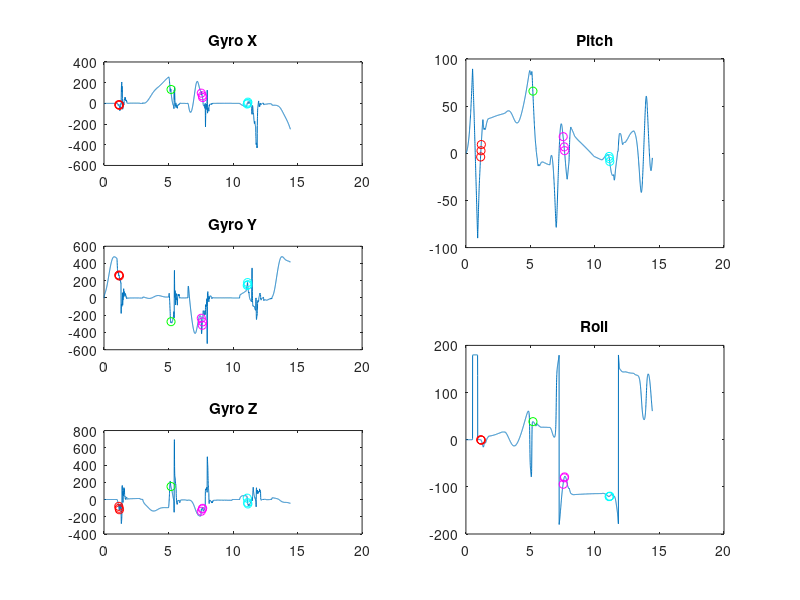

Recreate this plot in MATLAB.
%% MuJoCo Fall Detection Algorithm
% Detect falls and determine different falls depending on Euler angles and
% gyroscope data received from MuJoCo simulations.

clear all; close all; clc;

% Open data files
sim_data = csvread('trial5.csv');
eul_data = csvread('eulers_trial5.csv');  % Place holder file name

% Extract relevant data points
gyro_x = sim_data(:, 1) * 180/pi;
gyro_y = sim_data(:, 2) * 180/pi;
gyro_z = sim_data(:, 3) * 180/pi;
pitch = eul_data(:, 2);
roll = eul_data(:, 3);

%% Pseudocode 1: Pure thresholds
% Check every point for fitting the fall parameters
% Raise a different flags for which fall gets noticed
% If the flag doesn't get flagged the again, turn flag off
% At 40 ticks, output if fall is sensed
forward_flag = 0;
slip_flag = 0;
faint_flag = 0;
left_flag = 0;
time_ticks = 0;
fall_flag = 0;
debounce_count = 0;
% data_ticks = 1;

for data_ticks = 1:length(sim_data)
    roll_curr = roll(data_ticks);
    pitch_curr = pitch(data_ticks);
    xrate_curr = gyro_x(data_ticks);
    yrate_curr = gyro_y(data_ticks);
    zrate_curr = gyro_z(data_ticks);
    
    if ((roll_curr <= -0.26) && (pitch_curr >= -1.28) && (abs(xrate_curr) >= 10.88) && (abs(zrate_curr) >= 86))
        forward_flag = forward_flag + 1;
    elseif ((roll_curr >= 11.44) && (pitch_curr <= 38.5) && (xrate_curr <= 152.19) && (yrate_curr <= -49.8) && (zrate_curr >= 74.4))
        faint_flag = faint_flag + 1;
    elseif ((roll_curr <= -111.6) && (pitch_curr >= -71.6) && (xrate_curr >= -77.8) && (yrate_curr <= -29.5) && (zrate_curr <= -6.7))
        slip_flag = slip_flag + 1;
    elseif ((roll_curr >= 35.5) && (pitch_curr >= -47.4) && (xrate_curr <= 25.6) && (yrate_curr <= 183.1) && (zrate_curr >= -107.1))
        left_flag = left_flag + 1;
    else
        forward_flag = 0;
        faint_flag = 0;
        slip_flag = 0;
        left_flag = 0;
    end
    
    if forward_flag >= 15
        forward_flag = 0;
        out = sprintf("%d Quick forward fall detected", data_ticks);
        disp(out)
    end
    if faint_flag >= 15
        faint_flag = 0;
        out = sprintf("%d Quick Faint fall detected", data_ticks);
        disp(out)
    end
    if slip_flag >= 15
        slip_flag = 0;
        out = sprintf("%d Quick Slip Fall detected", data_ticks);
        disp(out)
    end
    if left_flag >= 15
        left_flag = 0;
        out = sprintf("%d Quick Left Fall detected", data_ticks);
        disp(out)
    end
    
    time_ticks = time_ticks + 1;
    if time_ticks == 40
        if forward_flag >= 5
            forward_flag = 0;
            out = sprintf("%d Forward fall detected", data_ticks);
            disp(out)
        elseif faint_flag >= 5
            faint_flag = 0;
            out = sprintf("%d Faint fall detected", data_ticks);
            disp(out)
%             disp("Faint fall detected")
        elseif slip_flag >= 5
            slip_flag = 0;
            out = sprintf("%d Slip fall detected", data_ticks);
            disp(out)
        elseif left_flag >= 5
            left_flag = 0;
            out = sprintf("%d Left fall detected", data_ticks);
            disp(out)
        end
        time_ticks = 0;
    end
end

%% Pseudocode 2: 

% init: 
% buffer of 40 values (each euler)

% loop:
% get new data
% compare difference with oldest value
% update oldest
clear all; close all; clc;

% Open data files
sim_data = csvread('trial5.csv');
eul_data = csvread('eulers_trial5.csv');  % Place holder file name

% Extract relevant data points
gyro_x = sim_data(:, 1) * 180/pi;
gyro_y = sim_data(:, 2) * 180/pi;
gyro_z = sim_data(:, 3) * 180/pi;
pitch = eul_data(:, 2);
roll = eul_data(:, 3);

circBuff_roll = zeros(40);
circBuff_pitch = zeros(40);
circBuff_gyrox = zeros(40);
circBuff_gyroy = zeros(40);
circBuff_gyroz = zeros(40);
data_ticks = 1;
forward_debounce = 0;
slip_debounce = 0;
faint_debounce = 0;
left_debounce = 0;

time = 0:1/200:(length(sim_data) - 1)/200;
figure(1)
a = subplot(3, 2, 1);
plot(time, gyro_x)
title("Gyro X")
hold on
b = subplot(3, 2, 3);
plot(time, gyro_y)
title("Gyro Y")
hold on
c = subplot(3, 2, 5);
plot(time, gyro_z)
title("Gyro Z")
hold on
d = subplot(2, 2, 2);
plot(time, pitch)
title("Pitch")
hold on
e = subplot(2, 2, 4);
plot(time, roll)
title("Roll")
hold on

for i = 1:40
    circBuff_roll(i) = roll(i);
    circBuff_pitch(i) = pitch(i);
    circBuff_gyrox(i) = gyro_x(i);
    circBuff_gyroy(i) = gyro_y(i);
    circBuff_gyroz(i) = gyro_z(i);
    data_ticks = data_ticks + 1;
end

for i = 40:length(roll)
    diffRoll = roll(i) - circBuff_roll(mod(i, 40) + 1);
    diffPitch = pitch(i) - circBuff_pitch(mod(i, 40) + 1);
    diffGyroX = gyro_x(i) - circBuff_gyrox(mod(i, 40) + 1);
    diffGyroY = gyro_y(i) - circBuff_gyroy(mod(i, 40) + 1); 
    diffGyroZ = gyro_z(i) - circBuff_gyroz(mod(i, 40) + 1);
    
    if (diffPitch >= 61 && abs(diffRoll) <= 1.63 && abs(gyro_x(i)) <= 44.16 && gyro_y(i) >= 221.9 && abs(gyro_z(i)) <= 122.7)
        forward_debounce = forward_debounce + 1;
        slip_debounce = 0;
        faint_debounce = 0;
        left_debounce = 0;
            
    elseif (diffPitch <= 0 && diffPitch >= -28.97 && diffRoll <= 80 && diffRoll >= 23.14 && diffGyroX >= -130.127 && diffGyroX <= 0 && diffGyroY <= 56.275 && diffGyroY >= -150 && diffGyroZ <= 100 && diffGyroZ >= 0) %&& abs(gyro_x(i)) <= 13.7 && gyro_y(i) <= -146.7 && gyro_z(i) <= -89.47)
        slip_debounce = slip_debounce + 1;
        forward_debounce = 0;
        faint_debounce = 0;
        left_debounce = 0;
    
    elseif (diffPitch <= 0 && diffPitch >= -22.316 && diffRoll <= 98.025 && diffRoll >= 0 && diffGyroX <= -100 && diffGyroX >= -150 && diffGyroY <= -284.67)% && diffGyroZ <= 235.84) % && gyro_x(i) >= 106.5 && gyro_y(i) >= -279.656)% && diffGyroZ <= 31.754)
        faint_debounce = faint_debounce + 1;
        slip_debounce = 0;
        forward_debounce = 0;
        left_debounce = 0;
            
    elseif (diffPitch >= -16 && diffPitch <= 0 && diffRoll >= -10 && diffRoll <= 5 && diffGyroX <= 50 && diffGyroX >= 10 && diffGyroY <= 110 && diffGyroY >= 50 && diffGyroZ >= -100 && diffGyroZ <= -5)
        left_debounce = left_debounce + 1;
        slip_debounce = 0;
        faint_debounce = 0;
        forward_debounce = 0;

    else
        forward_debounce = 0;
        slip_debounce = 0;
        faint_debounce = 0;
        left_debounce = 0;
    end
    
    if forward_debounce >= 5
        forward_debounce = 0;
        currTime = data_ticks/200;
        axes(a)
        plot(currTime, gyro_x(i), 'ro')
        axes(b)
        plot(currTime, gyro_y(i), 'ro')
        axes(c)
        plot(currTime, gyro_z(i), 'ro')
        axes(d)
        plot(currTime, pitch(i), 'ro')
        axes(e)
        plot(currTime, roll(i), 'ro')
        out = sprintf("%d Forward detected", data_ticks);
        disp(out)
    elseif slip_debounce >= 5
        slip_debounce = 0;
        currTime = data_ticks/200;
        axes(a)
        plot(currTime, gyro_x(i), 'mo')
        axes(b)
        plot(currTime, gyro_y(i), 'mo')
        axes(c)
        plot(currTime, gyro_z(i), 'mo')
        axes(d)
        plot(currTime, pitch(i), 'mo')
        axes(e)
        plot(currTime, roll(i), 'mo')
        out = sprintf("%d Slip detected", data_ticks);
        disp(out)
    elseif faint_debounce >= 5
        faint_debounce = 0;
        currTime = data_ticks/200;
        axes(a)
        plot(currTime, gyro_x(i), 'go')
        axes(b)
        plot(currTime, gyro_y(i), 'go')
        axes(c)
        plot(currTime, gyro_z(i), 'go')
        axes(d)
        plot(currTime, pitch(i), 'go')
        axes(e)
        plot(currTime, roll(i), 'go')
        out = sprintf("%d Faint detected", data_ticks);
        disp(out)
    elseif left_debounce >= 5
        left_debounce = 0;
        currTime = data_ticks/200;
        axes(a)
        plot(currTime, gyro_x(i), 'co')
        axes(b)
        plot(currTime, gyro_y(i), 'co')
        axes(c)
        plot(currTime, gyro_z(i), 'co')
        axes(d)
        plot(currTime, pitch(i), 'co')
        axes(e)
        plot(currTime, roll(i), 'co')
        out = sprintf("%d Left detected", data_ticks);
        disp(out)
    end
    
    circBuff_roll(mod(i, 40) + 1) = roll(i);
    circBuff_pitch(mod(i, 40) + 1) = pitch(i);
    circBuff_gyrox(mod(i, 40) + 1) = gyro_x(i);
    circBuff_gyroy(mod(i, 40) + 1) = gyro_y(i); 
    circBuff_gyroz(mod(i, 40) + 1) = gyro_z(i);
    data_ticks = data_ticks + 1;
end





